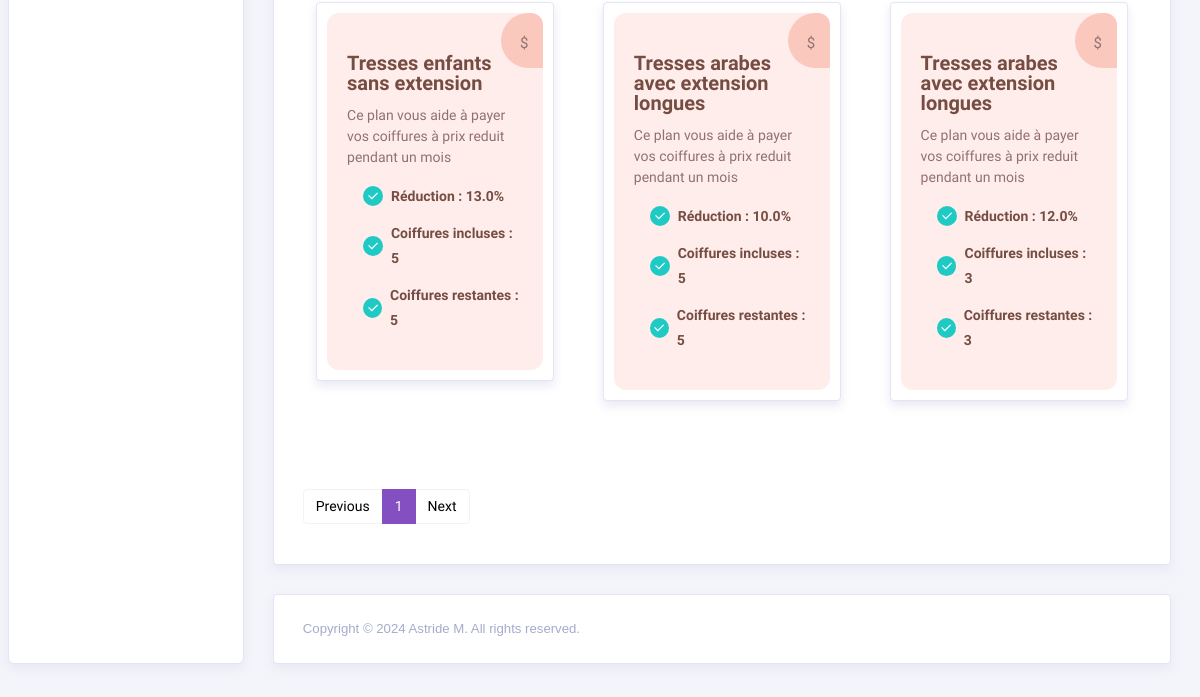
The page /Abonnement/Type/List (signed in, lower part) on the database as committed earlier.
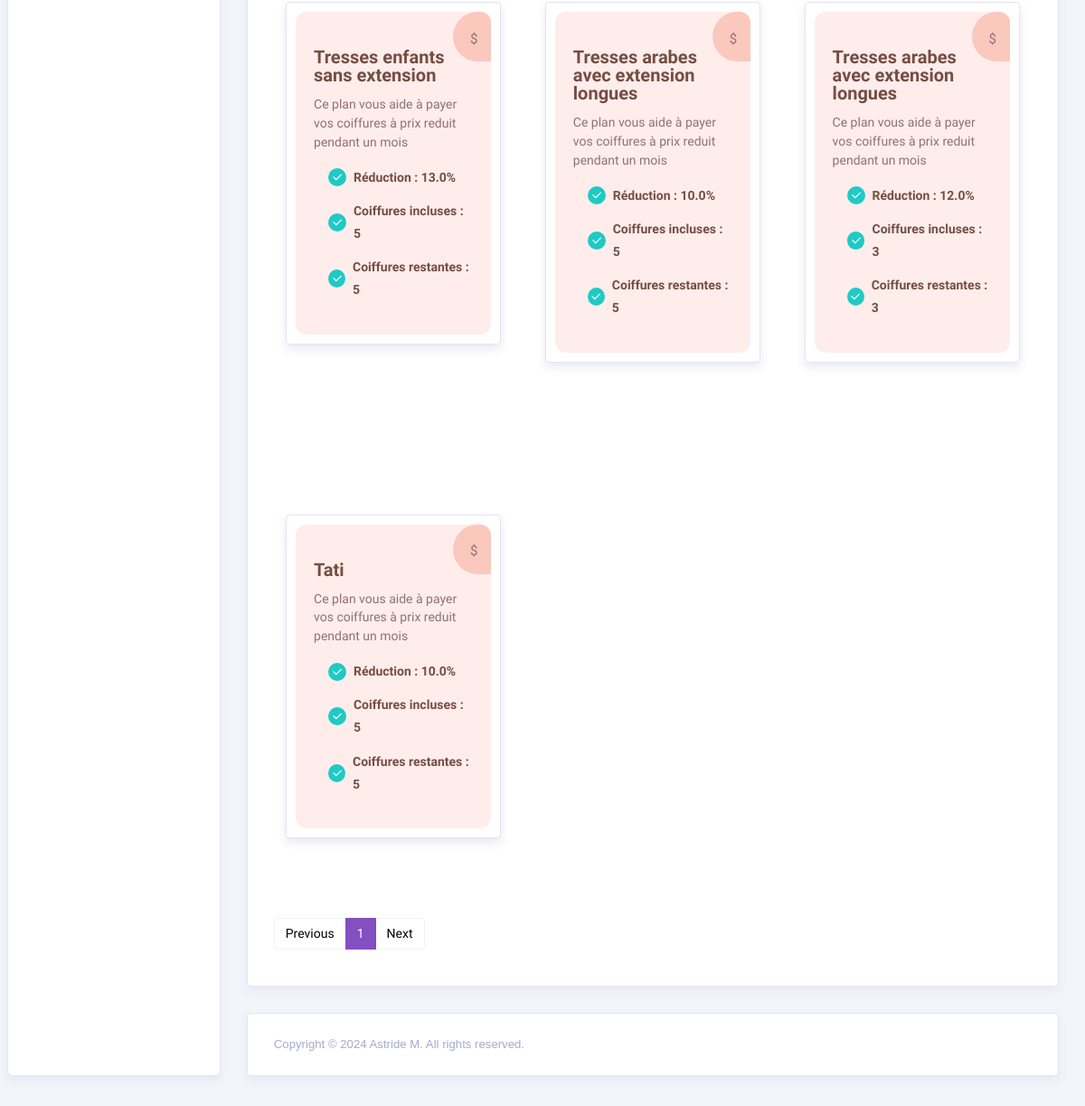
The same page on the database as committed later.
### src/models.py (models this page shows)
class TypeAbonnement(db.Model):
    id = db.Column(db.Integer, primary_key=True, autoincrement=True)
    nomTypeAbonnement = db.Column(db.String(250), nullable=False)
    taux_reduction = db.Column(db.Float, nullable=True)
    nombre_coiffures_incluses = db.Column(db.Integer, nullable=False)
    nombre_coiffures_restantes = db.Column(db.Integer, nullable=False)
    coiffure_id = db.Column(db.Integer, db.ForeignKey('coiffure.id'))
    coiffure = db.relationship('Coiffure', back_populates='abonnements')

### src/routes/gestionnaire_routes.py (the view)
@app.route('/Abonnement/Type/List')
@login_required
def ListTypeAbonnement():
    page = request.args.get('page', 1, type=int)
    abonnements = TypeAbonnement.query.paginate(page=page, per_page=9)
    return render_template('gestionnaire/typeAbonnement/ListTypeAbonnement.html', abonnements=abonnements)

### src/routes/auth_routes.py (called while the page is built)
@login_manager.user_loader
def load_user(user_id):
        return User.query.get(int(user_id))

### src/templates/gestionnaire/typeAbonnement/ListTypeAbonnement.html (shortened to what the changed rows need)
{% extends "layouts/base.html" %}
{% block content %}
  <link rel="stylesheet" href="{{ url_for('static', filename='css/card.css') }}">
  <div class="row">
      <div class="col-md-12">
        <div class="card">
            <div class="card-body">
              <div class="row">
                {% for abonnement in abonnements %}
                <div class="col-lg-4 col-md-4 d-flex mb-2 mt-0">
                  <div class="typeAbocards">
                    <article class="typeAboplan [ card ]">
                      <div class="typeAboinner">
                        <span class="typeAbopricing">
                          <span>
                             <small>$</small>
                          </span>
                        </span>
                        <h2 class="typeAbotitle">{{ abonnement.nomTypeAbonnement }}</h2>
                        <p class="typeAboinfo">Ce plan vous aide à payer vos coiffures à prix reduit pendant un mois</p>
                        <ul class="typeAbofeatures">
                          <li>
                            <span class="typeAboicon">
                              <svg xmlns="http://www.w3.org/2000/svg" viewBox="0 0 24 24" width="24" height="24">
                                <path fill="none" d="M0 0h24v24H0z" />
                                <path d="M10 15.172l9.192-9.193 1.415 1.414L10 18l-6.364-6.364 1.414-1.414z" fill="currentColor" />
                              </svg>
                            </span>
                            <span><strong>Réduction : {{ abonnement.taux_reduction }}%</strong></span>
                          </li>
                          <li>
                            <span class="typeAboicon">
                              <svg xmlns="http://www.w3.org/2000/svg" viewBox="0 0 24 24" width="24" height="24">
                                <path fill="none" d="M0 0h24v24H0z" />
                                <path d="M10 15.172l9.192-9.193 1.415 1.414L10 18l-6.364-6.364 1.414-1.414z" fill="currentColor" />
                              </svg>
                            </span>
                            <span><strong>Coiffures incluses : {{ abonnement.nombre_coiffures_incluses }}</strong></span>
                          </li>
                          <li>
                            <span class="typeAboicon">
                              <svg xmlns="http://www.w3.org/2000/svg" viewBox="0 0 24 24" width="24" height="24">
                                <path fill="none" d="M0 0h24v24H0z" />
                                <path d="M10 15.172l9.192-9.193 1.415 1.414L10 18l-6.364-6.364 1.414-1.414z" fill="currentColor" />
                              </svg>
                            </span>
                            <span><strong>Coiffures restantes : {{ abonnement.nombre_coiffures_restantes }}</strong></span>
                          </li>
                        </ul>
                      </div>
                    </article>
                  </div>
                </div>
                {% endfor %}
              </div>
                <nav aria-label="Page navigation example mt-4">
                  <ul class="pagination">
                    {% for page_num in abonnements.iter_pages() %}
                      {% if page_num %}
                        {% if abonnements.page == page_num %}
                          <li class="page-item active" aria-current="page"><span class="page-link">{{ page_num }}</span></li>
                        {% else %}
                          <li class="page-item"><a class="page-link" href="{{ url_for('ListTypeAbonnement', page=page_num) }}">{{ page_num }}</a></li>
                        {% endif %}
                      {% else %}
                        <li class="page-item disabled"><span class="page-link">...</span></li>
                      {% endif %}
                    {% endfor %}
                  </ul>
              </nav>
            </div>
        </div>
      </div>
  </div>
{% endblock %}

Rows that differ between the two databases and show on the page:
added TypeAbonnement: nomTypeAbonnement "Tati", taux_reduction "10.0", nombre_coiffures_incluses "5", nombre_coiffures_restantes "5"
